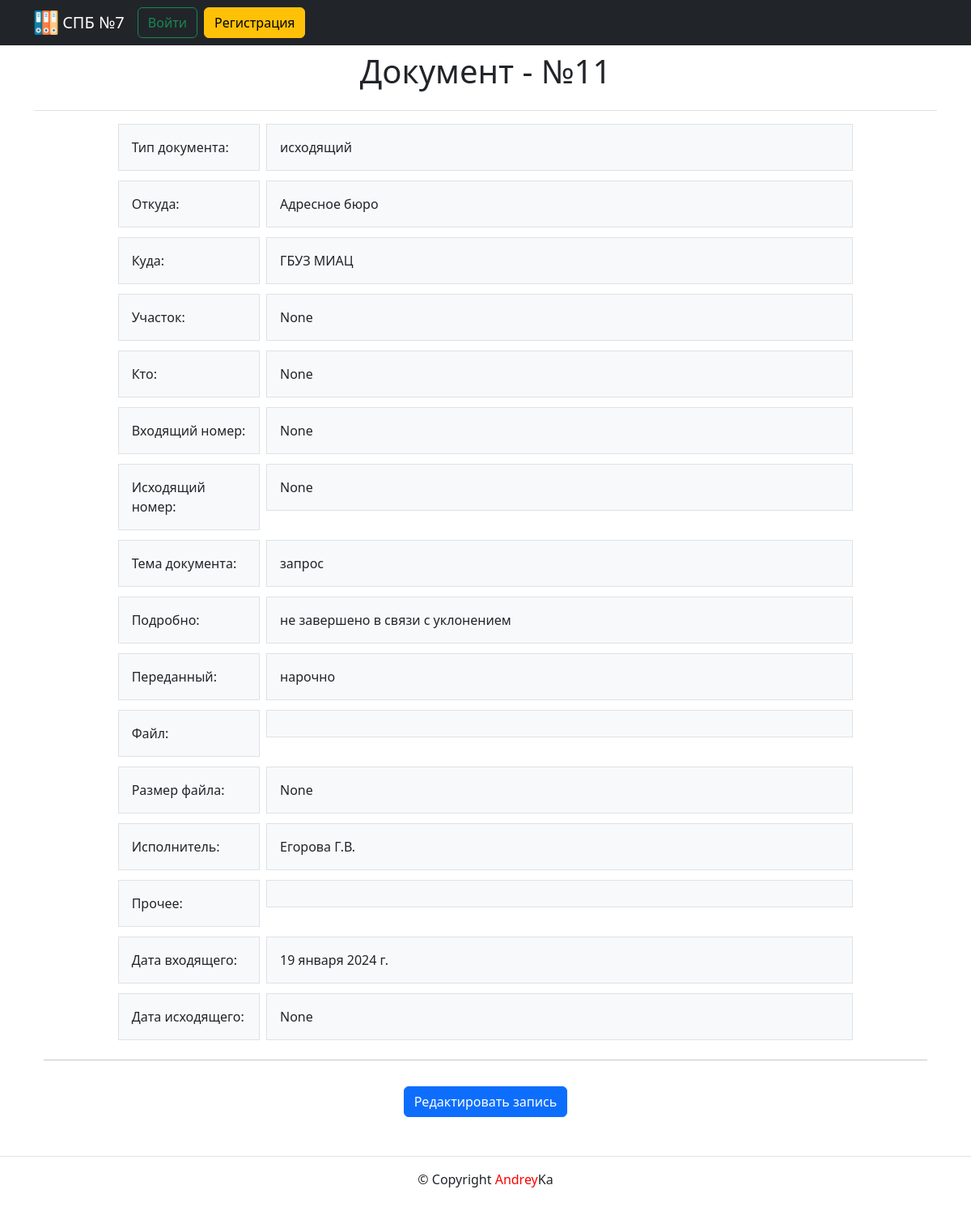
/documents/11/, run on an earlier commit of the app's database.
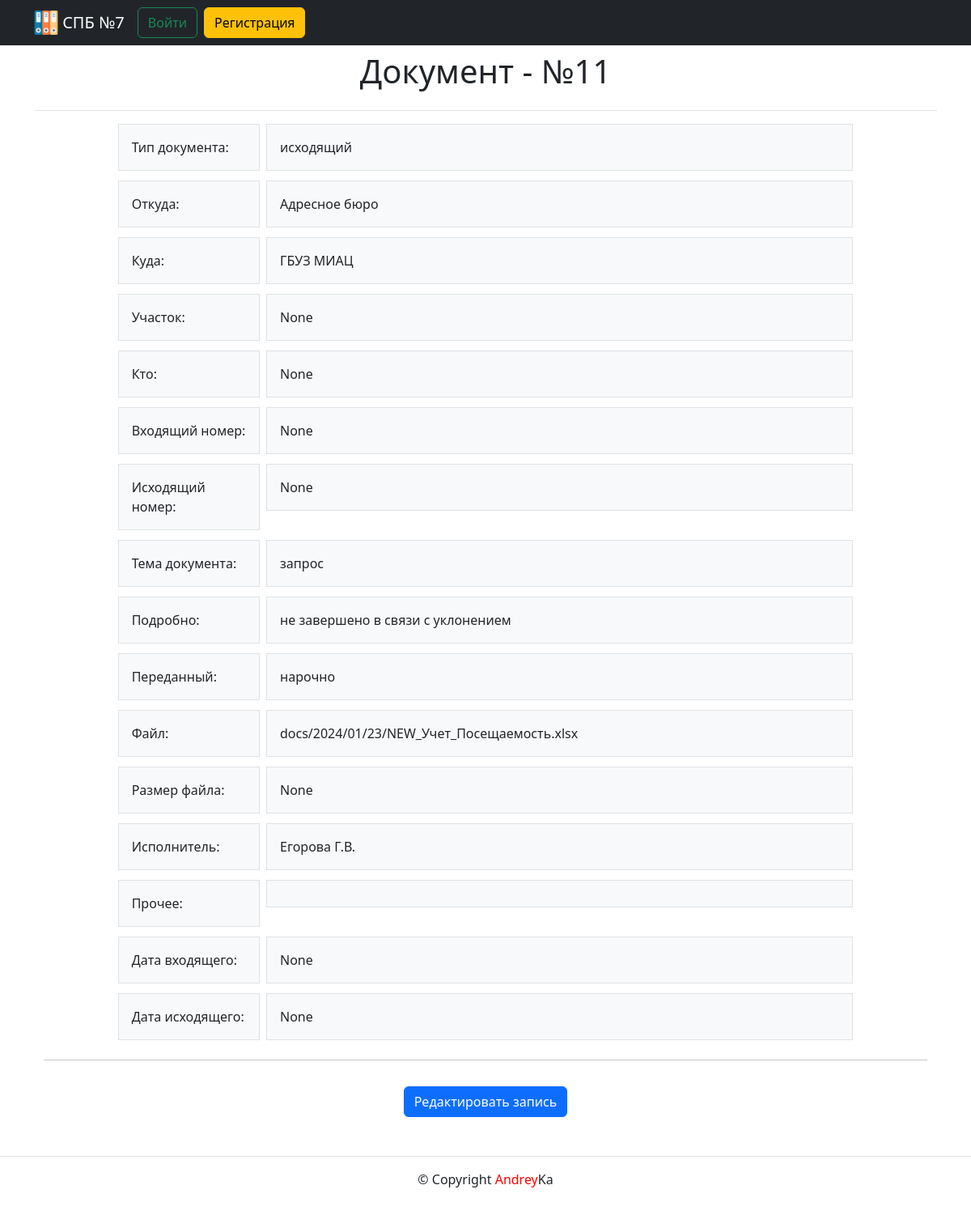
And on a later commit of the database.
### documents/models.py (models this page shows, shortened)
class Document(models.Model):
    INPUT_DOC = "ВХ"
    OUTPUT_DOC = "ИС"
    IN_OUT_DOC = "ВХ-ИС"
    DOCUMENT_TYPE_CHOICES = [
        (INPUT_DOC, "входящий"),
        (OUTPUT_DOC, "исходящий"),
        (IN_OUT_DOC, "входящий-исходящий"),
    ]
    doc_type = models.CharField(
        verbose_name="Тип документа",
        help_text="Укажите тип документа",
        max_length=5,
        choices=DOCUMENT_TYPE_CHOICES,
        blank=False,
    )
    from_doc = models.ForeignKey(
        Organization,
        related_name="org_from",
        on_delete=models.PROTECT,
        blank=True,
        null=True,
        verbose_name="Откуда",
    )
    where_doc = models.ForeignKey(
        Organization,
        related_name="org_where",
        on_delete=models.PROTECT,
        blank=True,
        null=True,
        verbose_name="Куда",
    )
    area = models.CharField(
        verbose_name="Участок", max_length=100, blank=True, null=True
    )
    who = models.CharField(verbose_name="Кто", max_length=100, blank=True, null=True)
    input_num = models.PositiveIntegerField(
        verbose_name="Входящий номер", blank=True, null=True
    )
    output_num = models.PositiveIntegerField(
        verbose_name="Исходящий номер", blank=True, null=True
    )
    theme = models.ForeignKey(
        Theme,
        related_name="theme_doc",
        on_delete=models.PROTECT,
        blank=True,
        null=True,
        verbose_name="Тема",
    )
    detail = models.ForeignKey(
        Detail,
        related_name="detail_doc",
        on_delete=models.PROTECT,
        blank=True,
        null=True,
        verbose_name="Детали",
    )
    given = models.ForeignKey(
        Given,
        related_name="given_doc",
        on_delete=models.PROTECT,
        blank=True,
        null=True,
        verbose_name="Передано",
    )
    file = models.FileField(
        verbose_name="Файл", upload_to="docs/%Y/%m/%d/", blank=True, null=True
    )
    size = models.PositiveIntegerField(
        verbose_name="Размер файла", blank=True, null=True
    )
    description = models.TextField(
        verbose_name="Прочее",
        help_text="Укажите прочие подробности",
        blank=True,
        null=True,
    )
    implementers = models.ForeignKey(
        Implementers,
        related_name="implementers_doc",
        on_delete=models.PROTECT,
        blank=True,
        null=True,
        verbose_name="Исполнитель",
    )
    date_input_doc = models.DateField(
        verbose_name="Дата входящего",
        help_text="Укажите дату входящего документа",
        blank=True,
        null=True,
    )
    date_output_doc = models.DateField(
        verbose_name="Дата исходящего",
        help_text="Укажите дату исходящего документа",
        blank=True,
        null=True,
    )
    author = models.ForeignKey(
        User,
        on_delete=models.SET_NULL,
        null=True,
        related_name="author_doc",
        verbose_name="Автор создания",
    )
    modified_date = models.DateTimeField(
        "Дата изменения",
        auto_now=True,
    )
    created_date = models.DateTimeField(
        "Дата публикации",
        auto_now_add=True,
    )
    class Meta:
        ordering = ["-id"]
        verbose_name = "Документ"
        verbose_name_plural = "Документы"

class Organization(models.Model):
    name = models.CharField(
        verbose_name="Название организации",
        max_length=100,
        blank=False,
    )
    def __str__(self) -> str:
        return self.name
    class Meta:
        ordering = ["name"]
        verbose_name = "Организация"
        verbose_name_plural = "Организации"

class Theme(models.Model):
    name = models.CharField(
        verbose_name="Тема документа", max_length=100, blank=False, null=False
    )
    def __str__(self) -> str:
        return self.name
    class Meta:
        ordering = ["name"]
        verbose_name = "Тема"
        verbose_name_plural = "Темы"

class Detail(models.Model):
    name = models.CharField(
        verbose_name="Подробно для документа", max_length=100, blank=False, null=False
    )
    def __str__(self) -> str:
        return self.name
    class Meta:
        ordering = ["name"]
        verbose_name = "Подробно"
        verbose_name_plural = "Подробности"

class Given(models.Model):
    name = models.CharField(
        verbose_name="Тип передачи документа", max_length=100, blank=False, null=False
    )
    def __str__(self) -> str:
        return self.name
    class Meta:
        ordering = ["name"]
        verbose_name = "Тип передачи"
        verbose_name_plural = "Типы передачи"

class Implementers(models.Model):
    name = models.CharField(
        verbose_name="Исполнитель", max_length=50, blank=False, null=False
    )
    def __str__(self) -> str:
        return self.name
    class Meta:
        ordering = ["name"]
        verbose_name = "Исполнитель"
        verbose_name_plural = "Исполнители"

### documents/views.py (the view)
# urls.py: path("documents/<int:document_id>/", views.document_detail, name="document_detail"),
def document_detail(request, document_id):
    template = "documents/document_detail.html"
    document = get_object_or_404(Document, pk=document_id)
    context = {
        "document": document,
    }
    return render(request, template, context)

### templates/documents/document_detail.html (shortened to what this page needs)
{% extends 'base.html' %}
{% block content %}
  <div class="py-3 text-center border-bottom">
    <h1>Документ - №{{ document.pk }}</h1>
  </div>
  <div class="container mt-3">
      {% include 'documents/includes/detail_row.html' %}
  </div>
{% endblock %}

### templates/documents/includes/detail_row.html
<div class="row g-2 justify-content-md-center">
  <div class="col-2">
    <div class="p-3 border bg-light">Тип документа:</div>
  </div>
  <div class="col-8">
    <div class="p-3 border bg-light">{{ document.get_doc_type_display }}</div>
  </div>
</div>
<div class="row g-2 mt-1 justify-content-md-center">
  <div class="col-2">
    <div class="p-3 border bg-light">Откуда:</div>
  </div>
  <div class="col-8">
    <div class="p-3 border bg-light">{{ document.from_doc }}</div>
  </div>
</div>
<div class="row g-2 mt-1 justify-content-md-center">
  <div class="col-2">
    <div class="p-3 border bg-light">Куда:</div>
  </div>
  <div class="col-8">
    <div class="p-3 border bg-light">{{ document.where_doc }}</div>
  </div>
</div>
<div class="row g-2 mt-1 justify-content-md-center">
  <div class="col-2">
    <div class="p-3 border bg-light">Участок:</div>
  </div>
  <div class="col-8">
    <div class="p-3 border bg-light">{{ document.area }}</div>
  </div>
</div>
<div class="row g-2 mt-1 justify-content-md-center">
  <div class="col-2">
    <div class="p-3 border bg-light">Кто:</div>
  </div>
  <div class="col-8">
    <div class="p-3 border bg-light">{{ document.who }}</div>
  </div>
</div>
<div class="row g-2 mt-1 justify-content-md-center">
  <div class="col-2">
    <div class="p-3 border bg-light">Входящий номер:</div>
  </div>
  <div class="col-8">
    <div class="p-3 border bg-light">{{ document.input_num }}</div>
  </div>
</div>
<div class="row g-2 mt-1 justify-content-md-center">
  <div class="col-2">
    <div class="p-3 border bg-light">Исходящий номер:</div>
  </div>
  <div class="col-8">
    <div class="p-3 border bg-light">{{ document.output_num }}</div>
  </div>
</div>
<div class="row g-2 mt-1 justify-content-md-center">
  <div class="col-2">
    <div class="p-3 border bg-light">Тема документа:</div>
  </div>
  <div class="col-8">
    <div class="p-3 border bg-light">{{ document.theme }}</div>
  </div>
</div>
<div class="row g-2 mt-1 justify-content-md-center">
  <div class="col-2">
    <div class="p-3 border bg-light">Подробно:</div>
  </div>
  <div class="col-8">
    <div class="p-3 border bg-light">{{ document.detail }}</div>
  </div>
</div>
<div class="row g-2 mt-1 justify-content-md-center">
  <div class="col-2">
    <div class="p-3 border bg-light">Переданный:</div>
  </div>
  <div class="col-8">
    <div class="p-3 border bg-light">{{ document.given }}</div>
  </div>
</div>
<div class="row g-2 mt-1 justify-content-md-center">
  <div class="col-2">
    <div class="p-3 border bg-light">Файл:</div>
  </div>
  <div class="col-8">
    <div class="p-3 border bg-light">{{ document.file }}</div>
  </div>
</div>
<div class="row g-2 mt-1 justify-content-md-center">
  <div class="col-2">
    <div class="p-3 border bg-light">Размер файла:</div>
  </div>
  <div class="col-8">
    <div class="p-3 border bg-light">{{ document.size }}</div>
  </div>
</div>
<div class="row g-2 mt-1 justify-content-md-center">
  <div class="col-2">
    <div class="p-3 border bg-light">Исполнитель:</div>
  </div>
  <div class="col-8">
    <div class="p-3 border bg-light">{{ document.implementers }}</div>
  </div>
</div>
<div class="row g-2 mt-1 justify-content-md-center">
  <div class="col-2">
    <div class="p-3 border bg-light">Прочее:</div>
  </div>
  <div class="col-8">
    <div class="p-3 border bg-light">{{ document.description }}</div>
  </div>
</div>
<div class="row g-2 mt-1 justify-content-md-center">
  <div class="col-2">
    <div class="p-3 border bg-light">Дата входящего:</div>
  </div>
  <div class="col-8">
    <div class="p-3 border bg-light">{{ document.date_input_doc }}</div>
  </div>
</div>
<div class="row g-2 mt-1 justify-content-md-center">
  <div class="col-2">
    <div class="p-3 border bg-light">Дата исходящего:</div>
  </div>
  <div class="col-8">
    <div class="p-3 border bg-light">{{ document.date_output_doc }}</div>
  </div>
</div>
<hr class="my-4" />
<div class="text-center">
  <a class="btn btn-primary mt-2" href="{% url 'documents:document_edit' document.pk %}">Редактировать запись</a>
</div>

What changed in the data, as far as the page shows it:
changed Document "исходящий": file (not shown) → "docs/2024/01/23/NEW_Учет_Посещаемость.xlsx"; date_input_doc "19 января 2024 г." → "None"
